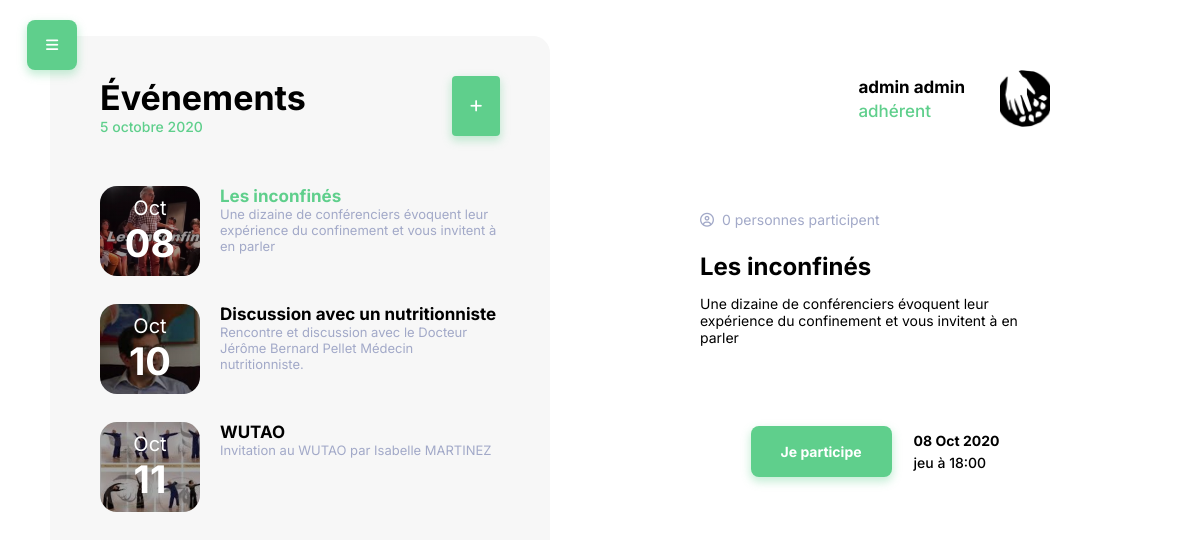
Screenshot of /events/2 (signed in) with the database file from the repository.
### events/models.py (models this page shows, shortened)
class Event(models.Model):
    title = models.CharField(max_length=50)
    author = models.CharField(max_length=50)
    short_description = models.CharField(max_length=100)
    long_description = models.CharField(max_length=300)
    date_begin = models.DateTimeField(max_length=300)
    date_end = models.DateTimeField(max_length=300)
    icon = models.ImageField(upload_to="images/", default="/images/default_icon.png")
    image = models.ImageField(upload_to='images/', default="/images/default_image.png")

class Adherent(models.Model):
    user = models.OneToOneField(User, on_delete=models.CASCADE, primary_key=True)
    picture = models.ImageField(upload_to="images/users/", default="images/default_icon.png")

### events/views.py (the view)
# urls.py: path('events/<id>', views.home, name='home'),
@login_required(login_url='/login/')
def home(request, id):
    if Event.objects.count() != 0:
        sorted_events_list = Event.objects.order_by('date_begin')
        context = {'eventsList': sorted_events_list}
        context["selected"] = Event.objects.get(id=id)
        context["participation"] = Participation.objects.filter(event__id=id)
        current_user = request.user
        context["current_user"] = current_user
        context["adherent"] = Adherent.objects.all().filter(user__id=current_user.id)[0]
    else:
        context = {}
    return render(request, 'events/details.html', context)

### events/templates/events/details.html (shortened to what this page needs)
{% extends 'events/events_list.html' %} {% block details %}
<section class="details">
  <div>
    <div class="header">
      <div
        class="profile-picture"
        style="background-image : url('{{ adherent.picture.url }}')"
      ></div>
      <div>
        <h2>{{current_user.first_name}} {{current_user.last_name}}</h2>
        <p>adhérent</p>
      </div>
    </div>
    <div class="content">
      <div class="content-wrapper">
        <div class="small">
          <div class="icon">
            <i class="far fa-user-circle"></i>
          </div>
          <p>{{participation.count}} personnes participent</p>
        </div>
        <div class="text">
          <h1>{{ selected.title }}</h1>
          <p>{{ selected.long_description }}</p>
        </div>
        <div class="call-to-action">
          <a href="#"><button>Je participe</button></a>
          <div class="sub-text">
            <p><strong>{{selected.date_begin|date:"d M Y"}}</strong></p>
            <p>
              {{selected.date_begin|date:"D"}} à
              {{selected.date_begin|date:"H:i"}}
            </p>
          </div>
        </div>
      </div>
    </div>
  </div>
</section>
{% endblock details %}

### events/templates/events/events_list.html
{% extends 'events/base.html' %} {% block events_list %}
<section class="events-list">
  <div class="header">
    <div class="text">
      <h1>Événements</h1>
      <p>5 octobre 2020</p>
    </div>
    <a class="icon" href="#">
      <button>
        <i class="fas fa-plus"></i>
      </button>
    </a>
  </div>
  <div class="scroll-list-wrapper">
    <ul>
      {% for event in eventsList %}
      <a href="{{event.id}}">
        <li>
          <div class="img" style="background-image: linear-gradient(
                  0deg,
                  rgba(0, 0, 0, 0.35),
                  rgba(0, 0, 0, 0.35)
                ), url('{{ event.icon.url }}')">
            <div class="date">
              <p>{{event.date_begin|date:"M"}}</p>
              <h2>{{event.date_begin|date:"d"}}</h2>
            </div>
          </div>
          <div class="text">
          {% if event.id == selected.id %}
            <h2 class="color">{{event.title}}</h2>
          {% else %}
            <h2>{{event.title}}</h2>
          {% endif %}
            <p>{{event.long_description}}</p>
          </div>
        </li>
      </a>
      {% endfor %}
    </ul>
  </div>
</section>
{% block details %} {% endblock details %} {% endblock events_list %}

### events/static/events/style.css (style rules this page uses)
html { box-sizing: border-box; font-size: 100%; font-family: "Inter", sans-serif; font-weight: 500; --unselected: #a2a9c8; --highlight: #5fcf8c; --hover-highlight: #4eb276; --greyBackground: #f7f7f7; --greenShadow: 0px 4px 8px 1px rgba(95, 207, 140, 0.35); --menuShadow: 0px 0px 33px rgba(0, 0, 0, 0.15); }
*, *:after, *:before { box-sizing: inherit; margin: 0; padding: 0; font-size: 16px; }
button { outline: none; border: none; transition-duration: 0.4s; }
body { height: 100vh; display: flex; }
a { text-decoration: none; color: inherit; }
.events-list { width: clamp(280px, 40%, 600px); background-color: var(--greyBackground); margin-top: 36px; border-radius: 17px 17px 0px 0px; padding: 90px 50px 0 50px; display: flex; flex-direction: column; }
.events-list .header { display: flex; align-items: center; justify-content: space-between; }
.events-list .header h1 { font-size: 2.125rem; font-weight: 700; }
.events-list .header p { color: var(--highlight); }
.events-list .header button { width: 48px; height: 60px; background-color: var(--highlight); box-shadow: var(--greenShadow); border-radius: 4px; color: white; display: flex; align-items: center; justify-content: center; }
.events-list .scroll-list-wrapper { margin-top: 50px; flex-grow: 1; overflow: hidden; }
.events-list .scroll-list-wrapper ul { list-style: none; }
.events-list .scroll-list-wrapper li { display: flex; margin-bottom: 28px; }
.events-list .scroll-list-wrapper .img { min-width: 100px; min-height: 90px; background-repeat: none; background-size: cover; border-radius: 17px; margin-right: 20px; display: flex; justify-content: center; align-items: center; }
.events-list .scroll-list-wrapper .img .date { text-align: center; color: white; }
.events-list .scroll-list-wrapper .img .date p { font-size: 1.25rem; font-weight: 400; }
.events-list .scroll-list-wrapper .img .date h2 { font-size: 2.375rem; font-weight: 700; }
.events-list .scroll-list-wrapper .text { width: auto; }
.events-list .scroll-list-wrapper .text h2 { font-weight: 700; font-size: 1.0625rem; }
.events-list .scroll-list-wrapper .text .color { color: var(--highlight); }
.events-list .scroll-list-wrapper .text p { font-size: 0.8125rem; font-weight: 400; color: var(--unselected); }
.details { flex-grow: 1; padding: 120px 70px 50px 70px; display: flex; justify-content: center; }
.details .header { display: flex; flex-direction: row-reverse; align-items: center; }
.details .header h2 { font-size: 1.0625rem; font-weight: 700; margin-bottom: 4px; }
.details .header p { font-size: 1.0625rem; font-weight: 500; color: var(--highlight); }
.details .header .profile-picture { background-repeat: none; background-size: cover; background-position: bottom; border-radius: 8px; width: 50px; height: 57px; margin-left: 35px; }
.details .content { margin-top: 60px; display: flex; justify-content: center; align-items: center; }
.details .content .small { display: flex; color: var(--unselected); font-size: 0.875rem; font-weight: 400; margin: auto; margin-top: 24px; }
.details .content .small p { margin-left: 8px; }
.details .content .text { margin: auto; max-width: 500px; }
.details .content .text h1 { font-size: 1.5rem; margin-top: 24px; }
.details .content .text p { font-weight: 400; margin-top: 14px; }
.details .call-to-action { display: flex; gap: 22px; justify-content: center; align-items: center; margin-top: 80px; }
.details .call-to-action button { padding: 17px 30px; border: none; background-color: var(--highlight); font-family: "Inter"; font-weight: 700; color: white; font-size: 0.875rem; border-radius: 8px; box-shadow: var(--greenShadow); }
.details .call-to-action .sub-text p { font-size: 0.875rem; line-height: 22px; }
@media only screen and (max-height: 800px) { *, *:before, *:after { font-size: 14px; } }
@media only screen and (max-height: 800px) { .events-list { padding: 40px 50px 0 50px; } }
@media only screen and (max-height: 800px) { .details { flex-grow: 1; padding: 70px 70px 50px 70px; } }
@media only screen and (max-width: 1250px) { .events-list { margin-left: 50px; width: 500px; } }
@media only screen and (max-width: 1250px) { .details { padding-left: 40px; padding-right: 40px; } }
@media only screen and (max-width: 1250px) { .details .content, .details .content-wrapper, .details .content .img, .details .header { width: 350px; } }

### rows the page displays
Event: icon (picture), date_begin "Oct", date_begin "08", title "Les inconfinés", long_description "Une dizaine de conférenciers évoquent leur expérience du confinement et vous invitent à en parler", date_begin "08 Oct 2020", date_begin "jeu", date_begin "18:00"
Event: icon (picture), date_begin "Oct", date_begin "10", title "Discussion avec un nutritionniste", long_description "Rencontre et discussion avec le Docteur Jérôme Bernard Pellet Médecin nutritionniste."
Event: icon (picture), date_begin "Oct", date_begin "11", title "WUTAO", long_description "Invitation au WUTAO par Isabelle MARTINEZ"
Adherent: picture (placeholder picture)

### other values shown
{{ current_user.first_name }} "admin"
{{ current_user.last_name }} "admin"
{{ participation.count }} "0"
